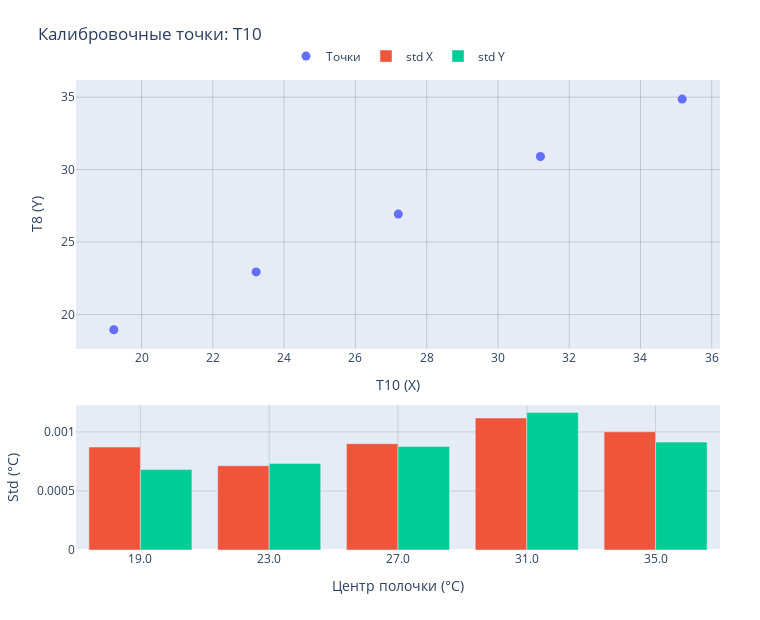
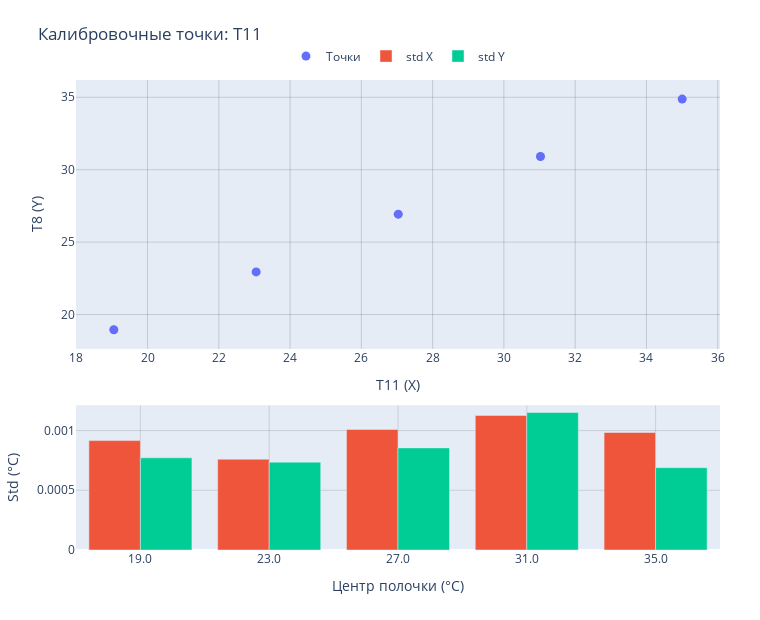
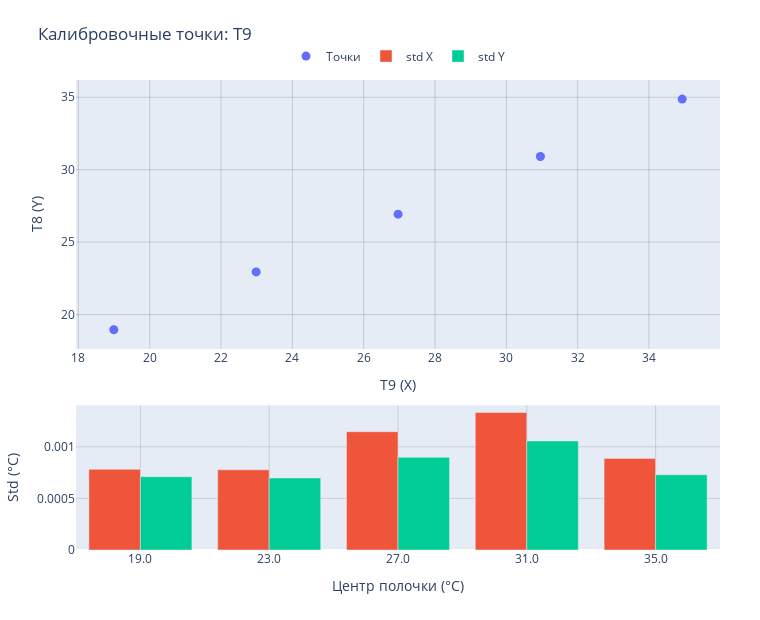

The notebook cell these images were saved under, in order:
### Code cell
# === 10) Быстрый график калибровочных точек с ошибками ===
import numpy as np
import plotly.graph_objects as go
from plotly.subplots import make_subplots

assert 'calibration_points_by_sensor' in globals() and not calibration_points_by_sensor.empty, 'Нет калибровочной таблицы.'

for sensor, g in calibration_points_by_sensor.groupby('sensor'):
    g = g.sort_values('bin_center') if 'bin_center' in g.columns else g.sort_values('x_mean')
    x_vals = g['x_mean'].to_numpy(dtype=float)
    y_vals = g['y_mean'].to_numpy(dtype=float)
    x_err_raw = g['x_std'].to_numpy(dtype=float) if 'x_std' in g else np.full_like(x_vals, np.nan)
    y_err_raw = g['y_std'].to_numpy(dtype=float) if 'y_std' in g else np.full_like(y_vals, np.nan)

    def _err_dict(arr: np.ndarray):
        clean = np.nan_to_num(arr, nan=0.0)
        if not np.any(clean):
            return None
        return dict(type='data', array=clean, visible=True)

    error_x = _err_dict(x_err_raw)
    error_y = _err_dict(y_err_raw)

    labels = [f"{bc:.1f}" for bc in g['bin_center']] if 'bin_center' in g.columns else [str(i) for i in range(len(g))]
    fig = make_subplots(rows=2, cols=1, row_heights=[0.65, 0.35], vertical_spacing=0.12)

    fig.add_trace(
        go.Scatter(
            x=x_vals,
            y=y_vals,
            mode='markers',
            name='Точки',
            error_x=error_x,
            error_y=error_y,
            marker=dict(size=9)
        ),
        row=1,
        col=1
    )

    fig.add_trace(
        go.Bar(
            x=labels,
            y=np.nan_to_num(x_err_raw, nan=0.0),
            name='std X'
        ),
        row=2,
        col=1
    )
    fig.add_trace(
        go.Bar(
            x=labels,
            y=np.nan_to_num(y_err_raw, nan=0.0),
            name='std Y'
        ),
        row=2,
        col=1
    )

    fig.update_xaxes(title_text=f'{sensor} (X)', row=1, col=1, showgrid=True, gridcolor='rgba(0,0,0,0.15)')
    fig.update_yaxes(title_text=f'T{REF_IDX} (Y)', row=1, col=1, showgrid=True, gridcolor='rgba(0,0,0,0.15)')
    fig.update_xaxes(title_text='Центр полочки (°C)', row=2, col=1, type='category', showgrid=True, gridcolor='rgba(0,0,0,0.12)', categoryorder='array', categoryarray=labels)
    fig.update_yaxes(title_text='Std (°C)', row=2, col=1, showgrid=True, gridcolor='rgba(0,0,0,0.12)')

    fig.update_layout(
        height=620,
        width=760,
        title_text=f'Калибровочные точки: {sensor}',
        barmode='group',
        legend=dict(orientation='h', yanchor='bottom', y=1.02, xanchor='center', x=0.5),
        margin=dict(t=80, l=60, r=40, b=70)
    )

    fig.show()

### Figure 1 — Plotly figure (JSON) as saved in the notebook; plotly's stock layout.template omitted (floating-point values rounded to 4 significant figures)
{"data": [{"error_x": {"array": [0.0008719, 0.000714, 0.0009007, 0.001119, 0.001002], "type": "data", "visible": true}, "error_y": {"array": [0.000681, 0.0007335, 0.0008773, 0.001165, 0.0009139], "type": "data", "visible": true}, "marker": {"size": 9}, "mode": "markers", "name": "Точки", "type": "scatter", "x": [19.22, 23.21, 27.2, 31.19, 35.17], "xaxis": "x", "y": [18.95, 22.95, 26.93, 30.91, 34.87], "yaxis": "y"}, {"name": "std X", "type": "bar", "x": ["19.0", "23.0", "27.0", "31.0", "35.0"], "xaxis": "x2", "y": [0.0008719, 0.000714, 0.0009007, 0.001119, 0.001002], "yaxis": "y2"}, {"name": "std Y", "type": "bar", "x": ["19.0", "23.0", "27.0", "31.0", "35.0"], "xaxis": "x2", "y": [0.000681, 0.0007335, 0.0008773, 0.001165, 0.0009139], "yaxis": "y2"}], "layout": {"barmode": "group", "height": 620, "legend": {"orientation": "h", "x": 0.5, "xanchor": "center", "y": 1.02, "yanchor": "bottom"}, "margin": {"b": 70, "l": 60, "r": 40, "t": 80}, "title": {"text": "Калибровочные точки: T10"}, "width": 760, "xaxis": {"anchor": "y", "domain": [0, 1], "gridcolor": "rgba(0,0,0,0.15)", "showgrid": true, "title": {"text": "T10 (X)"}}, "xaxis2": {"anchor": "y2", "categoryarray": ["19.0", "23.0", "27.0", "31.0", "35.0"], "categoryorder": "array", "domain": [0, 1], "gridcolor": "rgba(0,0,0,0.12)", "showgrid": true, "title": {"text": "Центр полочки (°C)"}, "type": "category"}, "yaxis": {"anchor": "x", "domain": [0.428, 1], "gridcolor": "rgba(0,0,0,0.15)", "showgrid": true, "title": {"text": "T8 (Y)"}}, "yaxis2": {"anchor": "x2", "domain": [0, 0.308], "gridcolor": "rgba(0,0,0,0.12)", "showgrid": true, "title": {"text": "Std (°C)"}}}}

### Figure 2 — Plotly figure (JSON) as saved in the notebook; plotly's stock layout.template omitted (floating-point values rounded to 4 significant figures)
{"data": [{"error_x": {"array": [0.0009156, 0.0007601, 0.001009, 0.001127, 0.0009836], "type": "data", "visible": true}, "error_y": {"array": [0.0007717, 0.0007354, 0.0008547, 0.001151, 0.0006895], "type": "data", "visible": true}, "marker": {"size": 9}, "mode": "markers", "name": "Точки", "type": "scatter", "x": [19.05, 23.05, 27.04, 31.03, 35.0], "xaxis": "x", "y": [18.95, 22.95, 26.93, 30.91, 34.87], "yaxis": "y"}, {"name": "std X", "type": "bar", "x": ["19.0", "23.0", "27.0", "31.0", "35.0"], "xaxis": "x2", "y": [0.0009156, 0.0007601, 0.001009, 0.001127, 0.0009836], "yaxis": "y2"}, {"name": "std Y", "type": "bar", "x": ["19.0", "23.0", "27.0", "31.0", "35.0"], "xaxis": "x2", "y": [0.0007717, 0.0007354, 0.0008547, 0.001151, 0.0006895], "yaxis": "y2"}], "layout": {"barmode": "group", "height": 620, "legend": {"orientation": "h", "x": 0.5, "xanchor": "center", "y": 1.02, "yanchor": "bottom"}, "margin": {"b": 70, "l": 60, "r": 40, "t": 80}, "title": {"text": "Калибровочные точки: T11"}, "width": 760, "xaxis": {"anchor": "y", "domain": [0, 1], "gridcolor": "rgba(0,0,0,0.15)", "showgrid": true, "title": {"text": "T11 (X)"}}, "xaxis2": {"anchor": "y2", "categoryarray": ["19.0", "23.0", "27.0", "31.0", "35.0"], "categoryorder": "array", "domain": [0, 1], "gridcolor": "rgba(0,0,0,0.12)", "showgrid": true, "title": {"text": "Центр полочки (°C)"}, "type": "category"}, "yaxis": {"anchor": "x", "domain": [0.428, 1], "gridcolor": "rgba(0,0,0,0.15)", "showgrid": true, "title": {"text": "T8 (Y)"}}, "yaxis2": {"anchor": "x2", "domain": [0, 0.308], "gridcolor": "rgba(0,0,0,0.12)", "showgrid": true, "title": {"text": "Std (°C)"}}}}

### Figure 3 — Plotly figure (JSON) as saved in the notebook; plotly's stock layout.template omitted (floating-point values rounded to 4 significant figures)
{"data": [{"error_x": {"array": [0.0007818, 0.000777, 0.001146, 0.001333, 0.0008878], "type": "data", "visible": true}, "error_y": {"array": [0.0007101, 0.0006984, 0.0008977, 0.001056, 0.0007289], "type": "data", "visible": true}, "marker": {"size": 9}, "mode": "markers", "name": "Точки", "type": "scatter", "x": [18.99, 22.98, 26.96, 30.96, 34.93], "xaxis": "x", "y": [18.95, 22.95, 26.93, 30.91, 34.87], "yaxis": "y"}, {"name": "std X", "type": "bar", "x": ["19.0", "23.0", "27.0", "31.0", "35.0"], "xaxis": "x2", "y": [0.0007818, 0.000777, 0.001146, 0.001333, 0.0008878], "yaxis": "y2"}, {"name": "std Y", "type": "bar", "x": ["19.0", "23.0", "27.0", "31.0", "35.0"], "xaxis": "x2", "y": [0.0007101, 0.0006984, 0.0008977, 0.001056, 0.0007289], "yaxis": "y2"}], "layout": {"barmode": "group", "height": 620, "legend": {"orientation": "h", "x": 0.5, "xanchor": "center", "y": 1.02, "yanchor": "bottom"}, "margin": {"b": 70, "l": 60, "r": 40, "t": 80}, "title": {"text": "Калибровочные точки: T9"}, "width": 760, "xaxis": {"anchor": "y", "domain": [0, 1], "gridcolor": "rgba(0,0,0,0.15)", "showgrid": true, "title": {"text": "T9 (X)"}}, "xaxis2": {"anchor": "y2", "categoryarray": ["19.0", "23.0", "27.0", "31.0", "35.0"], "categoryorder": "array", "domain": [0, 1], "gridcolor": "rgba(0,0,0,0.12)", "showgrid": true, "title": {"text": "Центр полочки (°C)"}, "type": "category"}, "yaxis": {"anchor": "x", "domain": [0.428, 1], "gridcolor": "rgba(0,0,0,0.15)", "showgrid": true, "title": {"text": "T8 (Y)"}}, "yaxis2": {"anchor": "x2", "domain": [0, 0.308], "gridcolor": "rgba(0,0,0,0.12)", "showgrid": true, "title": {"text": "Std (°C)"}}}}
